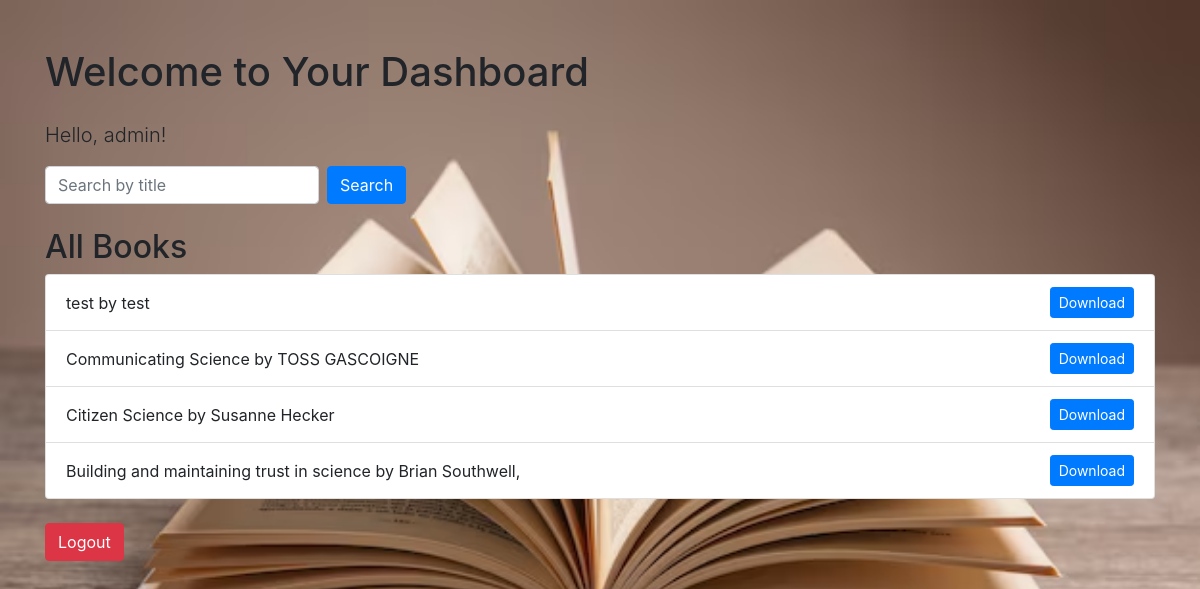
The page /dashboard (signed in) on the database its author committed.
### app.py (models this page shows)
class Book(db.Model):
    id = db.Column(db.Integer, primary_key=True)
    title = db.Column(db.String(200), nullable=False)
    author = db.Column(db.String(100), nullable=False)
    file_path = db.Column(db.String(200), nullable=False)

### app.py (the view)
@app.route('/dashboard', methods=['GET', 'POST'])
def dashboard():
    if 'user_id' not in session:
        return redirect(url_for('login'))
    books = Book.query.all()
    query = ''
    if request.method == 'POST':
        query = request.form['query']
        books = Book.query.filter(Book.title.contains(query)).all()
    return render_template('dashboard.html', username=session['username'], books=books, query=query)

### app.py (called while the page is built)
@app.teardown_appcontext
def shutdown_session(exception=None):
    db.session.remove()

### templates/dashboard.html (shortened to what this page needs)
<!DOCTYPE html>
<html lang="en">
<head>
    <link rel="stylesheet" href="https://stackpath.bootstrapcdn.com/bootstrap/4.5.2/css/bootstrap.min.css">
</head>
<body>
    <div class="container mt-5">
        <h1 class="mb-4">Welcome to Your Dashboard</h1>
        <p class="lead">Hello, {{ username }}!</p>
        <form action="{{ url_for('dashboard') }}" method="post" class="form-inline mb-4">
            <input type="text" name="query" class="form-control mr-2" placeholder="Search by title">
            <button type="submit" class="btn btn-primary">Search</button>
        </form>
        {% if query %}
            <h2>Search Results for "{{ query }}"</h2>
            {% if books %}
                <ul class="list-group mb-4">
                    {% for book in books %}
                    <li class="list-group-item d-flex justify-content-between align-items-center">
                        {{ book.title }} by {{ book.author }}
                        <a href="{{ url_for('download_book', book_id=book.id) }}" class="btn btn-primary btn-sm">Download</a>
                    </li>
                    {% endfor %}
                </ul>
            {% else %}
                <p>No results found.</p>
            {% endif %}
        {% else %}
            <h2>All Books</h2>
            {% if books %}
                <ul class="list-group mb-4">
                    {% for book in books %}
                    <li class="list-group-item d-flex justify-content-between align-items-center">
                        {{ book.title }} by {{ book.author }}
                        <a href="{{ url_for('download_book', book_id=book.id) }}" class="btn btn-primary btn-sm">Download</a>
                    </li>
                    {% endfor %}
                </ul>
            {% else %}
                <p>No books available.</p>
            {% endif %}
        {% endif %}
        <form action="{{ url_for('logout') }}" method="post">
            <button type="submit" class="btn btn-danger">Logout</button>
        </form>
    </div>
</body>
</html>

### templates/dashboard.html (style rules this page uses)
body { background-image: url('/static/images/pic.avif'); background-size: cover; background-repeat: no-repeat; background-attachment: fixed; background-color: #f8f9fa; }

### rows shown on the page
Book: title "test", author "test"
Book: title "Communicating Science", author "TOSS GASCOIGNE"
Book: title "Citizen Science", author "Susanne Hecker"
Book: title "Building and maintaining trust in science", author "Brian Southwell,"

### other values the page prints
{{ username }} "admin"
